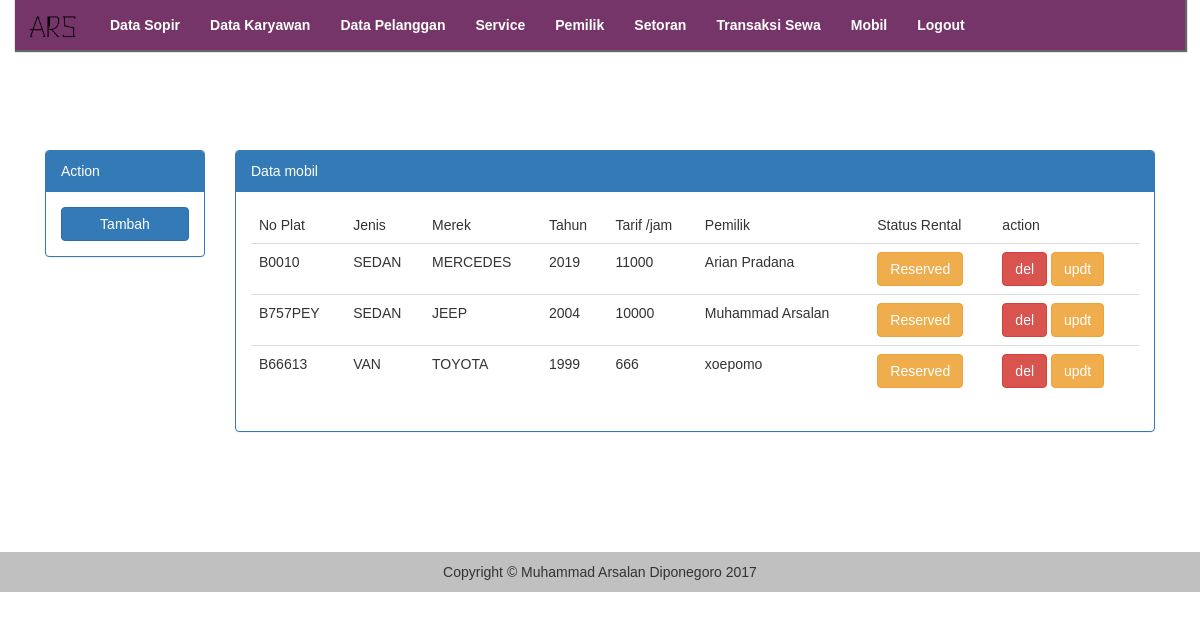
Screenshot of /index.php?page=data/mobil (signed in) with the database file from the repository.
### tables this page shows
CREATE TABLE `tb_kendaraan` (
  `NoPlat` varchar(20) NOT NULL,
  `IDType` int(11) NOT NULL,
  `KodeMerk` varchar(255) NOT NULL,
  `Tahun` year(4) NOT NULL,
  `TarifPerJam` int(11) NOT NULL,
  `StatusRental` text NOT NULL
);

CREATE TABLE `tb_pemilik` (
  `KodePemilik` varchar(5) NOT NULL,
  `NoPlat` varchar(32) NOT NULL,
  `NmPemilik` varchar(255) NOT NULL,
  `AlmtPemilik` varchar(255) NOT NULL,
  `TelpPemilik` varchar(255) NOT NULL
);

CREATE TABLE `tb_type` (
  `IDType` varchar(5) NOT NULL,
  `NmType` varchar(20) NOT NULL
);

CREATE TABLE `tb_merk` (
  `KodeMerk` varchar(5) NOT NULL,
  `NmMerk` varchar(20) NOT NULL
);

### system/action/action.mobil.php (called while the page is built, shortened)
<?php
class mobil
{
	protected $db;
	function __construct($db)
	{
		$this->db = $db;
	}
		function fetch()
		{
			$sql = 'SELECT tb_kendaraan.* , tb_merk.* , tb_type.* ,tb_pemilik.*
					FROM tb_kendaraan
					INNER JOIN tb_merk ON tb_merk.KodeMerk = tb_kendaraan.KodeMerk
					INNER JOIN tb_type ON tb_type.IDType = tb_kendaraan.IDType
					INNER JOIN tb_pemilik ON tb_pemilik.NoPlat = tb_kendaraan.NoPlat';
			$x = $this->db -> prepare($sql);
			$x -> execute();
			$f = $x -> fetchAll();
			return $f;
		}
}

### app/page/data/mobil/index.php (the view, shortened to what this page needs)
<?php
	$fetch = new mobil($db);
	$fS = $fetch -> fetch();
?>
<div class="container">
	<div class="row">
	<div class="col-md-12 data-sopir-view">
		<div class="col-md-2">
			<div class="panel panel-primary">
				<div class="panel-heading">
					Action
				</div>
				<div class="panel-body">
						<tr>
							<td><button class="btn btn-block btn-primary" onclick="popupView()">Tambah</button></td>
						</tr>
				</div>
			</div>
		</div>
		<div class="col-md-10">
			<div class="panel panel-primary">
				<div class="panel-heading">
					Data mobil
				</div>
				<div class="panel-body">
					<table class="table">
						<thead>
							<td>No Plat</td>
							<td>Jenis</td>
							<td>Merek</td>
							<td>Tahun</td>
							<td>Tarif /jam</td>
							<td>Pemilik</td>
							<td>Status Rental</td>
							<td>action</td>
						</thead>
						<tbody>
							<?php foreach($fS as $data){ ?>
							<tr>
								<td><?php echo $data['NoPlat']  ?></td>
								<td><?php echo $data['NmType']  ?></td>
								<td><?php echo $data['NmMerk']  ?></td>
								<td><?php echo $data['Tahun']  ?></td>
								<td><?php echo $data['TarifPerJam'] ?></td>
								<td><?php echo $data['NmPemilik'] ?></td>
								<td><?php
												if ($data['StatusRental'] == 'N') {
													echo "<a href='index.php?page=data/pelanggan&p=".base64_encode($data['NoPlat'])."'><button class='btn btn-primary'>Available</button></a>";
												}else{
													echo "<button class='btn btn-warning'>Reserved</button>";
												}
								 ?>
								 </td>
								<td><a href="index.php?action=HapusMobil&i=<?php echo base64_encode($data['NoPlat']) ?>"><button class="btn btn-danger">del</button></a> <button class="btn btn-warning" onclick="EditMobil('<?php echo $data['NoPlat']?>','<?php echo $data['IDType']?>','<?php echo $data['KodeMerk']?>','<?php echo $data['Tahun'] ?>','<?php echo $data['StatusRental'] ?>','<?php echo $data['TarifPerJam'] ?>')">updt</button></td>
							</tr>
							<?php }?>
						</tbody>
					</table>
				</div>
			</div>
		</div>
	</div>
	</div>
</div>

### index.php (shortened to what this page needs)
<?php
	require 'system/action/action.mobil.php';
	require 'system/db/db.config.php';
	if($_SESSION['AKUN'])
	{
			include 'app/view/blade.header.php';
			if(!empty($_GET['page']))
			{
				include 'app/page/'.$_GET['page'].'/index.php';
			}
			include 'app/view/blade.footer.php';
	}else{
		echo "<script>window.location='login.php'</script>";
	}

### app/view/blade.header.php (shortened to what this page needs)
<!DOCTYPE html>
<html>
<head>
	<link rel="stylesheet" type="text/css" href="<?php echo __rs_css__ ?>bootstrap.css"/>
	<link rel="stylesheet" type="text/css" href="<?php echo __rs_css__ ?>bootstrap.min.css"/>
	<link rel="stylesheet" type="text/css" href="<?php echo __rs_css__ ?>main.css"/>
</head>
<body>
<div class="container">
	<div class="row">
		<div class="nav navbar-default nav-color" role='navigation'>
			<div class="navbar-header">
				<a href="index.php" class="navbar-brand"><img src="<?php echo __rs_img__ ?>logo.png" style='width: 50px;'></a>
			</div>
			<div class="collapse navbar-collapse" id="navbar-collapse">
				<ul class="nav navbar-nav">
					<li><a href="index.php?page=data/sopir" class="color-white">Data Sopir</a></li>
					<li><a href="index.php?page=data/karyawan">Data Karyawan</a></li>
					<li><a href="index.php?page=data/pelanggan">Data Pelanggan</a></li>
					<li><a href="">Service</a></li>
					<li><a href="">Pemilik</a></li>
					<li><a href="">Setoran</a></li>
					<li><a href="index.php?page=data/transaksi">Transaksi Sewa</a></li>
					<li><a href="index.php?page=data/mobil">Mobil</a></li>
					<li><a href="index.php?action=logout">Logout</a></li>
				</ul>
			</div>
		</div>
	</div>
</div>

### app/view/blade.footer.php (shortened to what this page needs)
<footer>
	Copyright &copy; Muhammad Arsalan Diponegoro <?php echo date('Y') ?>
</footer>
</body>
</html>

### app/resources/css/main.css (style rules this page uses)
body { background: #fff; font-family: sans-serif; }
.nav-color { background: #763568; box-shadow: 1px 1px 1px 1px rgba(0,0,0,0.6); color: #fff; }
.data-sopir-view { margin: 100px auto; }
.navbar-default .navbar-brand { color: #ccc; }
.navbar-default .navbar-nav li a { color: #fff; font-weight: bold; }
footer { background: #c0c0c0; padding: 10px; text-align: center; }

### rows the page displays
tb_kendaraan: tb_pemilik.NoPlat "B0010", IDType.NmType "SEDAN", tb_merk.NmMerk "MERCEDES", Tahun "2019", TarifPerJam "11000", tb_pemilik.NmPemilik "Arian Pradana", StatusRental "Reserved"
tb_kendaraan: tb_pemilik.NoPlat "B757PEY", IDType.NmType "SEDAN", tb_merk.NmMerk "JEEP", Tahun "2004", TarifPerJam "10000", tb_pemilik.NmPemilik "Muhammad Arsalan", StatusRental "Reserved"
tb_kendaraan: tb_pemilik.NoPlat "B66613", IDType.NmType "VAN", tb_merk.NmMerk "TOYOTA", Tahun "1999", TarifPerJam "666", tb_pemilik.NmPemilik "xoepomo", StatusRental "Reserved"
